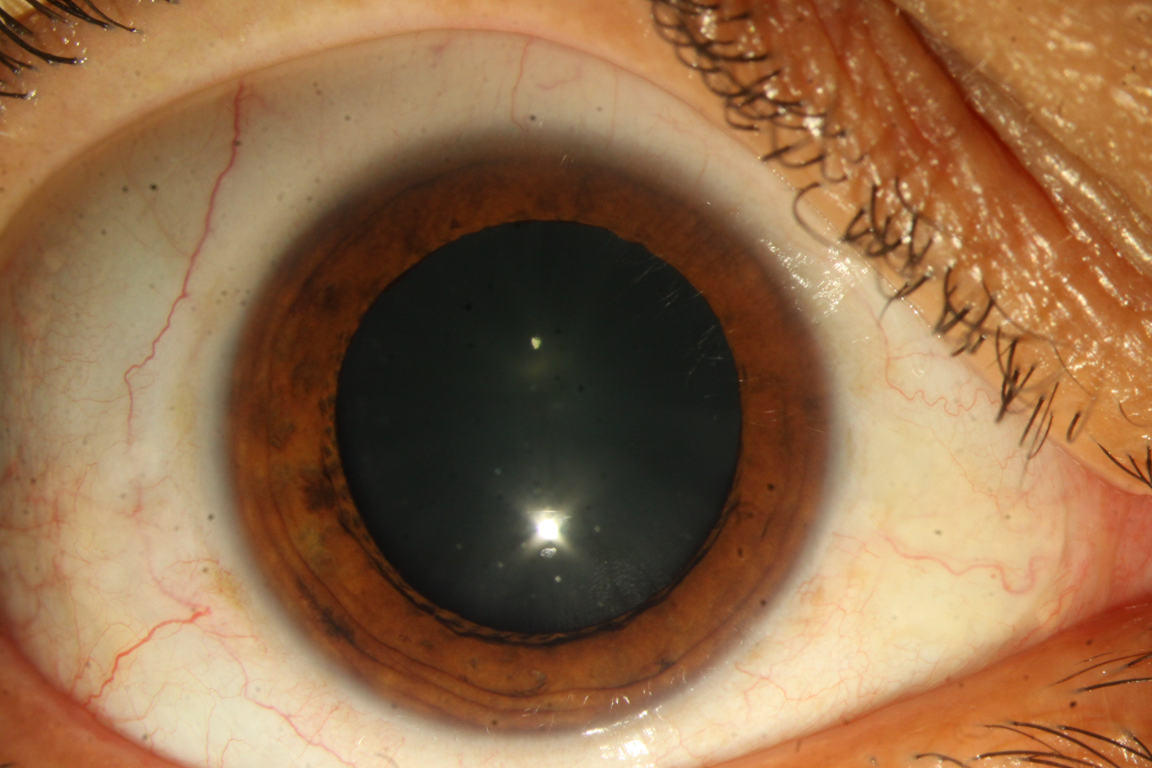
#> input picture IRIS/train/eye/1-585.JPG, 3456 x 2304 px, found by its file name (shown at 1/3 size); its folder holds only this picture in this run
$ python Iris_eye.py
#> lines starting #> are read from the running program, lines starting #| are printed output that depends on the picture
import os
import cv2
import numpy as np
import matplotlib.pyplot as plt
import seaborn as sns
from sklearn.model_selection import train_test_split
from sklearn.preprocessing import StandardScaler
from sklearn.linear_model import LinearRegression, LogisticRegression
from sklearn.neighbors import KNeighborsClassifier
from sklearn.metrics import accuracy_score, confusion_matrix

# ---------------------------------------------------------
# 1. Load, Resize, and Flatten Images
# ---------------------------------------------------------
# The 'r' ensures Windows reads the backslashes correctly
dataset_path = r"C:\Users\MY PC\OneDrive\Desktop\Msc Data Science\IRIS\train"

X = []
y = []

# Map folder names to numerical classes (e.g., 'eye' = 0, 'noeye' = 1)
class_names = [name for name in os.listdir(dataset_path) if os.path.isdir(os.path.join(dataset_path, name))]
class_mapping = {class_name: idx for idx, class_name in enumerate(class_names)}

print(f"Classes detected: {class_mapping}")

for class_name in class_names:
    class_path = os.path.join(dataset_path, class_name)
    for img_name in os.listdir(class_path):
        img_path = os.path.join(class_path, img_name)

        # Read image in grayscale to reduce complexity
        img = cv2.imread(img_path, cv2.IMREAD_GRAYSCALE)
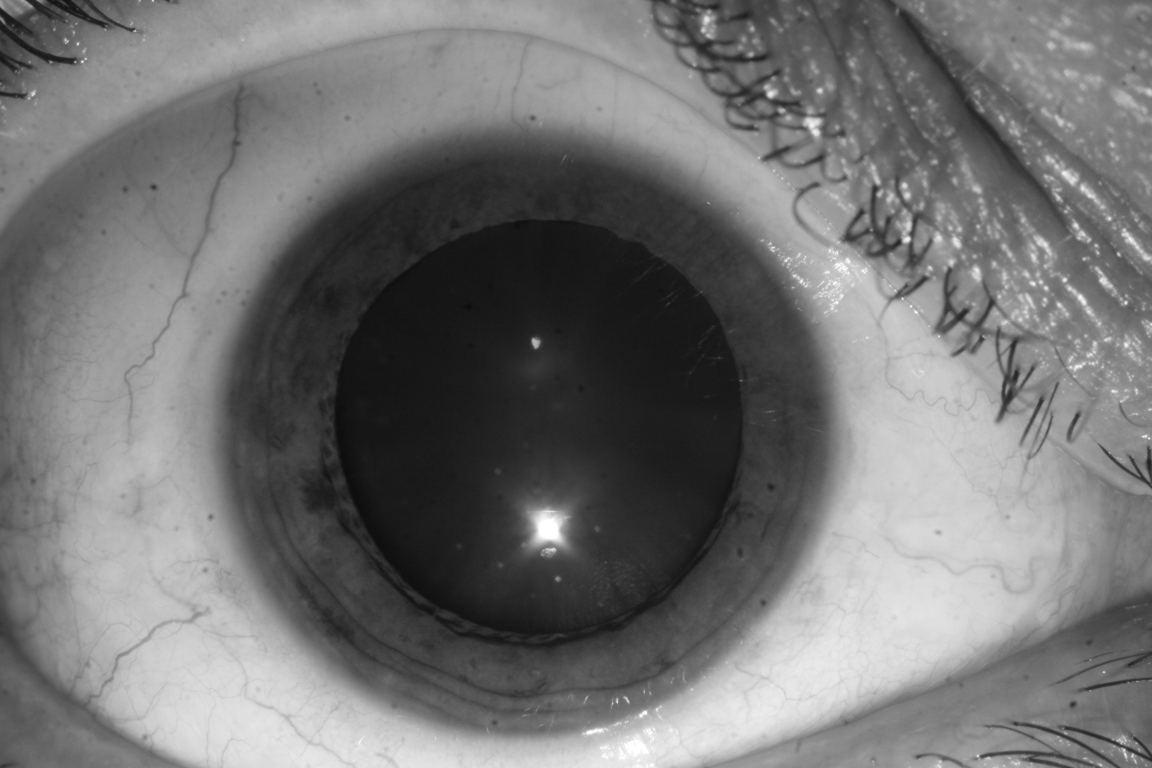
#> img: shape (2304, 3456) (shown at 1/3 size); min 10, max 255, mean 115.5

        if img is not None:
            # Resize to 64x64 and flatten the grid into a 1D array of 4,096 features
            img_resized = cv2.resize(img, (64, 64))
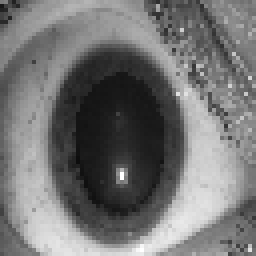
#> img_resized: shape (64, 64) (shown 4 times larger); min 13, max 255, mean 115.6
            X.append(img_resized.flatten())
            y.append(class_mapping[class_name])
#> pass 2 of the loop `for class_name in class_names:`:
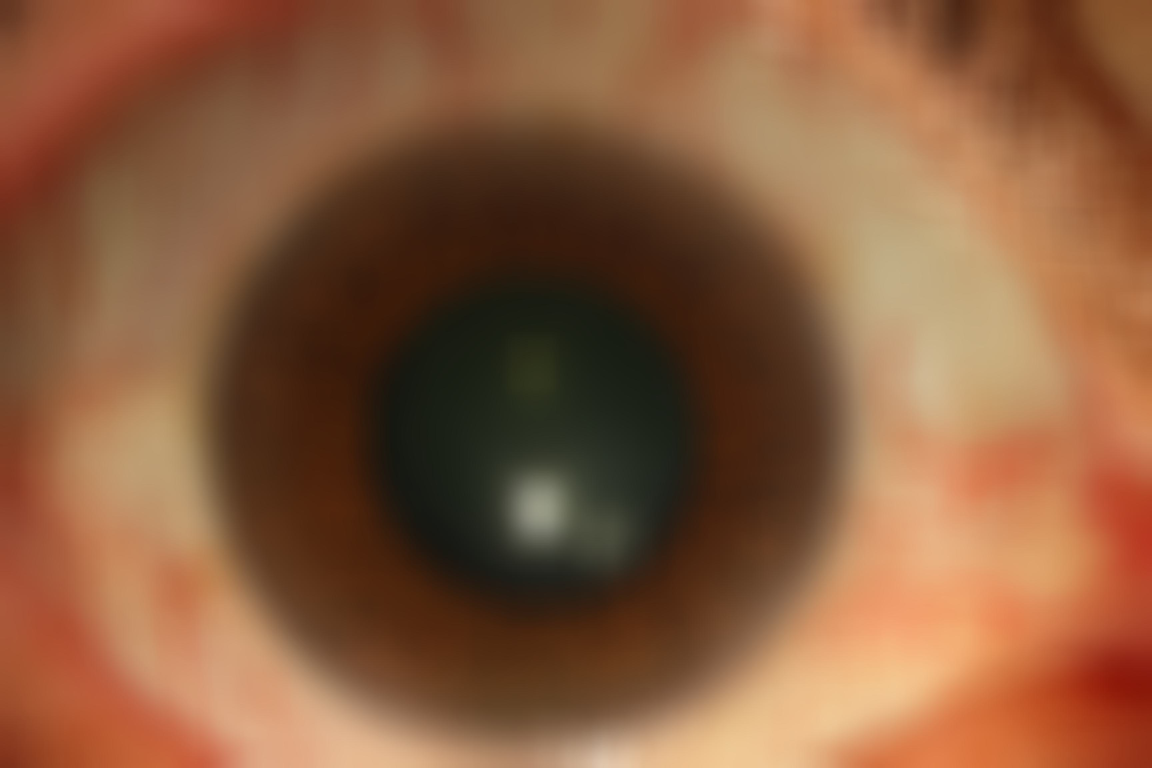
#> input picture IRIS/train/noeye/1-606.JPG, 3456 x 2304 px, found by its file name (shown at 1/3 size)
#> `img = cv2.imread(img_path, cv2.IMREAD_GRAYSCALE)`:
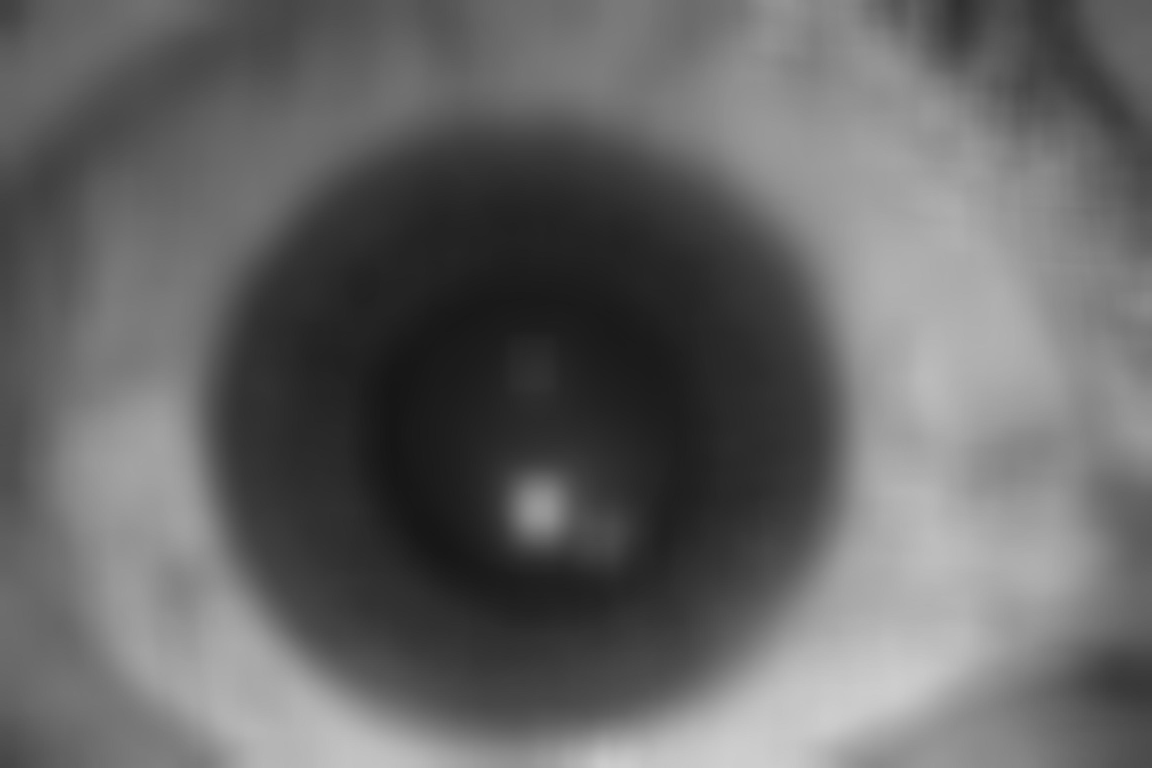
#> img: shape (2304, 3456) (shown at 1/3 size); min 21, max 208, mean 101.9
#> `img_resized = cv2.resize(img, (64, 64))`:
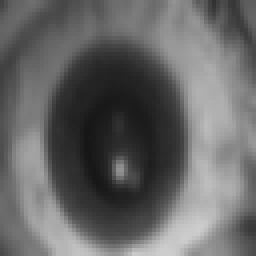
#> img_resized: shape (64, 64) (shown 4 times larger); min 22, max 206, mean 102

X = np.array(X)
y = np.array(y)
print(f"Dataset loaded. Total images: {len(X)}, Features per image: {X.shape[1]}")
#| Dataset loaded. Total images: 2, Features per image: 4096

# ---------------------------------------------------------
# 2. Split and Scale the Data
# ---------------------------------------------------------
X_train, X_test, y_train, y_test = train_test_split(X, y, test_size=0.2, random_state=42)
#> y_train = [0]; y_test = [1]

scaler = StandardScaler()
X_train_scaled = scaler.fit_transform(X_train)
X_test_scaled = scaler.transform(X_test)

# ---------------------------------------------------------
# 3. Models & Evaluation
# ---------------------------------------------------------

# Model 1: Linear Regression
lin_reg = LinearRegression()
lin_reg.fit(X_train_scaled, y_train)
lin_raw_preds = lin_reg.predict(X_test_scaled)
#> lin_raw_preds = [0]
lin_class_preds = np.where(lin_raw_preds >= 0.5, 1, 0) # Threshold continuous values to 0 or 1
#> lin_class_preds = [0]

print("\n--- Linear Regression ---")
print(f"Accuracy: {accuracy_score(y_test, lin_class_preds):.4f}")
#| Accuracy: 0.0000

# Model 2: Logistic Regression
log_reg = LogisticRegression(max_iter=1000)
#> (the run stopped early here; a loop or call above may not have finished)
